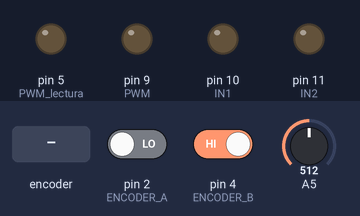
A program run on a simulated Arduino Uno, built with avr-gcc and run on an emulated ATmega328P. On the bench: output pins drawn as LEDs (lit = HIGH). The inputs (shaded band) are chosen by the test bench; at power-on: A5 = 512, pin 2 (ENCODER_A) LOW, pin 4 (ENCODER_B) HIGH. What the program prints to the serial monitor is not drawn.

Above: at 1.4 s.
1.5 s: A5 set to 543
3.0 s: A5 set to 574
At 4.8 s:
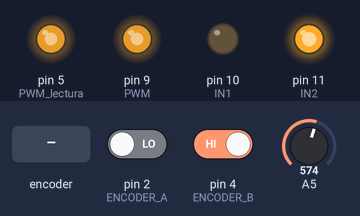
5.5 s: A5 set to 511
At 6.7 s:
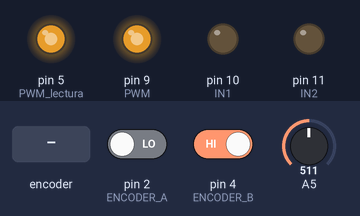
7.0 s: A5 set to 716
At 8.0 s:
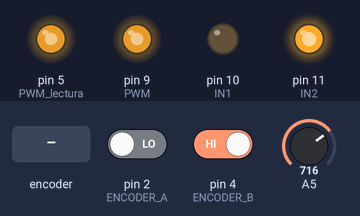
8.5 s: rotary encoder on pin 2 (ENCODER_A) / pin 4 (ENCODER_B) turned 3 steps (first pin leading)
10.6 s: A5 set to 741
12.1 s: A5 set to 770
At 12.9 s:
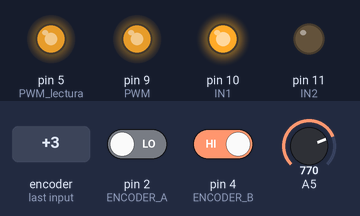
Timing chart, 0 to 14.6 s (numbered marks = the images above; inputs shaded):
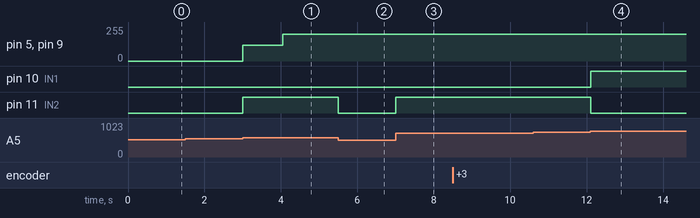

The program:

main.cpp
```cpp
// FUTURA PENDULUM CONTROL
#include <Arduino.h>
#include <MsTimer2.h>

#define PWM 9
#define IN1 10
#define IN2 11
#define ENCODER_A 2
#define ENCODER_B 4
#define POT A5
#define PWM_lectura 5

#define arm_set_point 10000
#define pendulum_set_point 758

float PWM_value, PWM_pendulum, PWM_arm;
int pendulum_position;
int arm_position = 10000;

int limit_error_pendulum = 25;
int limit_error_arm = 80;

void timerCallback();
void READ_ENCODER_A();
void READ_ENCODER_B();

void setup() {
  Serial.begin(115200);
  // Pins configuration
  pinMode(IN1, OUTPUT);
  pinMode(IN2, OUTPUT);
  pinMode(PWM, OUTPUT);
  pinMode(PWM_lectura, OUTPUT);
  pinMode(ENCODER_A, INPUT);
  pinMode(ENCODER_B, INPUT);

  // Pin init
  analogWrite(PWM, 0);
  digitalWrite(IN1, LOW);
  digitalWrite(IN2, LOW);

  // Timer configuration
  delay(200);
  MsTimer2::set(5, timerCallback);
  MsTimer2::start();

  attachInterrupt(digitalPinToInterrupt(ENCODER_A), READ_ENCODER_A, CHANGE);
  attachInterrupt(digitalPinToInterrupt(ENCODER_B), READ_ENCODER_B, CHANGE);
}

void loop() {
}

float rampa_function(int x, int a) {
  if (x >= a) {
    return 1;
  } else {
    // Interpolar el valor de x entre a y b
    return - (x - a) / a;
  }
}


float* fuzzy_pendulum_membership(int error) {
  float* membership = new float[2]; // Asignación dinámica de memoria
  float rampa = rampa_function(error, limit_error_pendulum);

  membership[0] = 1 - rampa;
  membership[1] = rampa;
  return membership; // Retornar el puntero al array dinámico
}

float* fuzzy_arm_membership(int error) {
  float* membership = new float[2]; // Asignación dinámica de memoria
  float rampa = rampa_function(error, limit_error_arm);

  membership[0] = 1 - rampa;
  membership[1] = rampa;
  return membership;
}


void control_pendulum(){
  static int last_error, error, rules[4];
  static float weights[3] = {0, 50, 200};

  error = abs(pendulum_position - pendulum_set_point);

  // Fuzzfication
  float* membership_error = fuzzy_pendulum_membership(error);
  float* membership_error_d = fuzzy_pendulum_membership(error - last_error);


  // Fuzzy rules
  rules[0] = min(membership_error[0], membership_error_d[0]);
  rules[1] = min(membership_error[0], membership_error_d[1]);
  rules[2] = min(membership_error[1], membership_error_d[0]);
  rules[3] = min(membership_error[1], membership_error_d[1]);

  // Defuzzification
  float ponderado = rules[0]*weights[0] + max(rules[2], rules[3])*weights[2] + rules[1]*weights[1];

  PWM_pendulum = ponderado;
  last_error = error;
}

void control_arm(){
  static int last_error, error, rules[4];
  static float weights[3] = {0, 30, 80};

  error = abs(arm_position - arm_set_point);

  // Fuzzfication
  float* membership_error = fuzzy_arm_membership(error);
  float* membership_error_d = fuzzy_arm_membership(abs(error - last_error));

  // Fuzzy rules
  rules[0] = min(membership_error[0], membership_error_d[0]);
  rules[1] = min(membership_error[0], membership_error_d[1]);
  rules[2] = min(membership_error[1], membership_error_d[0]);
  rules[3] = min(membership_error[1], membership_error_d[1]);

  // Defuzzification
  float ponderado = rules[0]*weights[0] + max(rules[1], rules[2])*weights[1] + rules[3]*weights[2];

  PWM_arm = ponderado;
  last_error = error;
}

void set_pwm(float PWM_value){
  if (pendulum_set_point - pendulum_position < 0){
    digitalWrite(IN1, HIGH);
    digitalWrite(IN2, LOW);
  } else {
    digitalWrite(IN1, LOW);
    digitalWrite(IN2, HIGH);
  }
  int PWM_value_sat = min(abs(PWM_value), 1024);
  analogWrite(PWM, PWM_value_sat);
  analogWrite(PWM_lectura, PWM_value_sat);
}

unsigned char brake(){
  if (abs(pendulum_position - pendulum_set_point) > 200){
    digitalWrite(IN1, LOW);
    digitalWrite(IN2, LOW);
    return 1;
  }
  return 0;
}

uint16_t get_adc_value(uint8_t ch, uint8_t times){
  uint16_t temp_val = 0;
  for (unsigned char t = 0; t < times; t++) {
    temp_val += analogRead(ch);
  }
  return temp_val / times;
}


void timerCallback(){
  pendulum_position = get_adc_value(POT, 5);

  control_pendulum();
  control_arm();

  PWM_value = PWM_pendulum - PWM_arm;
  Serial.println(pendulum_position);
  if (brake() == 0) {
    set_pwm(PWM_value);
  }
};


void READ_ENCODER_A() {
  if (digitalRead(ENCODER_A) == digitalRead(ENCODER_B)) {
    arm_position++;
  } else {
    arm_position--;
  }
}

void READ_ENCODER_B() {
  if (digitalRead(ENCODER_A) == digitalRead(ENCODER_B)) {
    arm_position--;
  } else {
    arm_position++;
  }
}
```

Measured:
- the behaviour switches between 557 and 558 on A5 (found by bisection; images 0 and 1)
- the behaviour switches between 758 and 759 on A5 (found by bisection; images 3 and 4)
- after the input at 3.0 s, pin 5 (PWM_lectura), pin 9 (PWM): 0/255 → 120/255 at once, → 200/255 1.0 s later; pin 11 (IN2): LOW → HIGH at once
- after the input at 5.5 s, pin 11 (IN2): HIGH → LOW at once
- after the input at 7.0 s, pin 11 (IN2): LOW → HIGH at once
- after the input at 12.1 s, pin 10 (IN1): LOW → HIGH at once; pin 11 (IN2): HIGH → LOW at once
